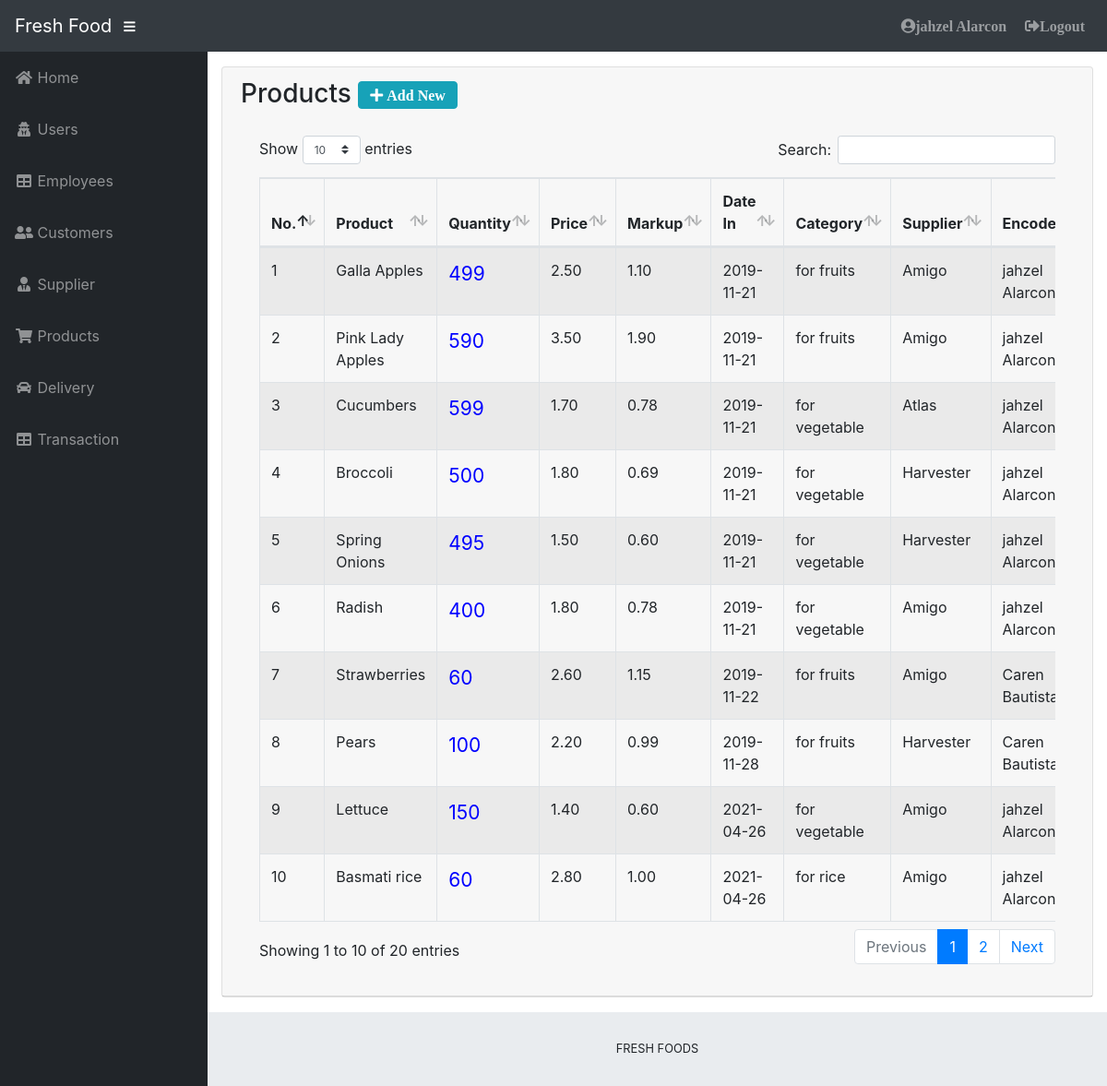
Page /admin/product.php (signed in) on the earlier database version.
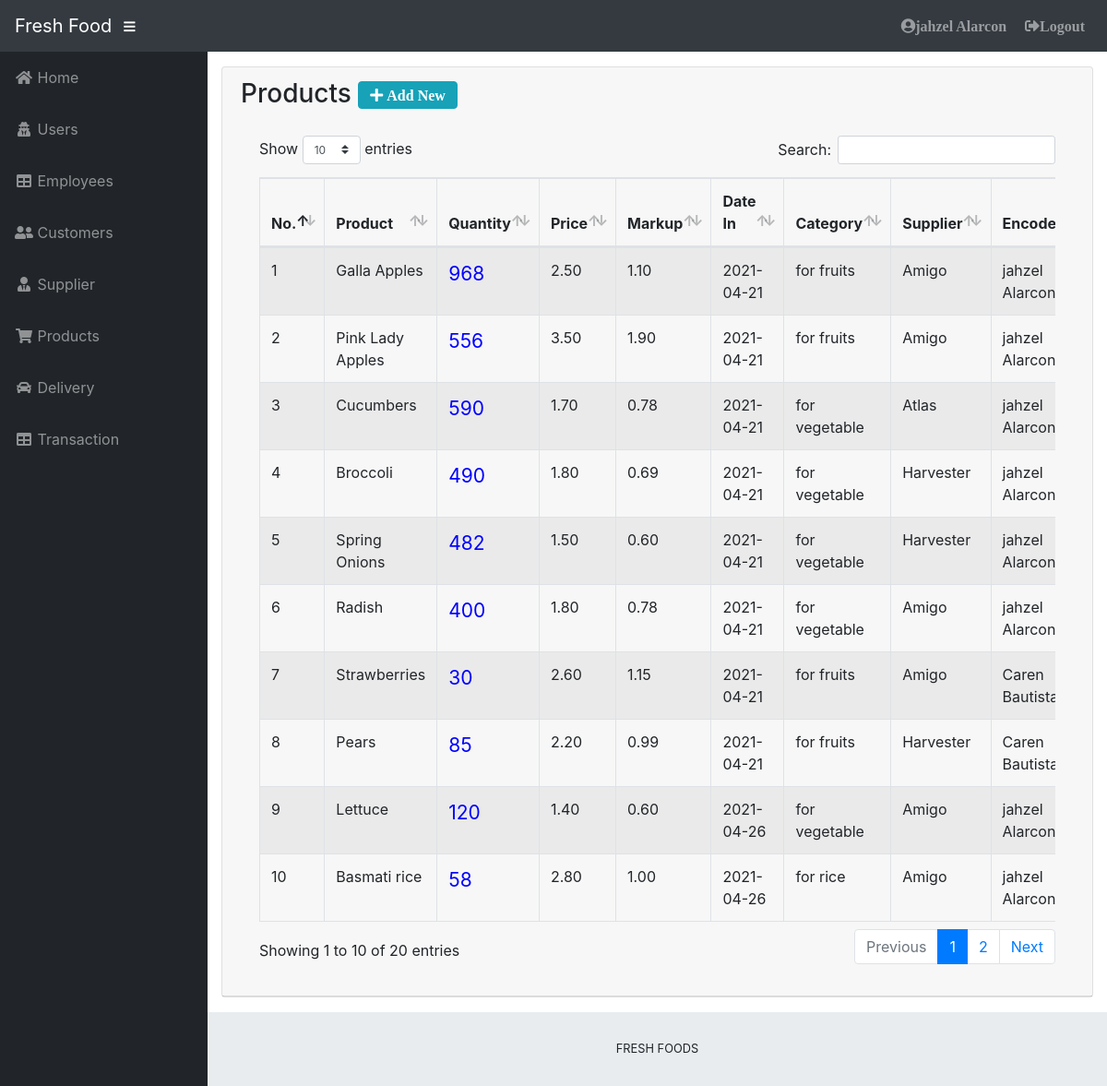
Same page on the later database version.
### tables this page shows
CREATE TABLE `tblproducts` (
  `product_id` int(11) NOT NULL,
  `product_name` varchar(50) NOT NULL,
  `quantity` int(11) NOT NULL DEFAULT 1,
  `price` decimal(6,2) NOT NULL,
  `profit` decimal(15,2) NOT NULL,
  `date_in` varchar(50) NOT NULL,
  `category_id` int(11) NOT NULL,
  `supplier_id` int(11) NOT NULL,
  `user_id` int(11) NOT NULL,
  `product_code` varchar(11) NOT NULL,
  `status` varchar(200) NOT NULL,
  `imagepath` varchar(200) DEFAULT NULL
);

CREATE TABLE `tblcategory` (
  `category_id` int(11) NOT NULL,
  `category` varchar(200) NOT NULL
);

CREATE TABLE `tblsupplier` (
  `supplier_id` int(11) NOT NULL,
  `supplier_name` varchar(30) NOT NULL,
  `contact` varchar(50) NOT NULL,
  `email` varchar(20) NOT NULL,
  `address` text NOT NULL
);

### admin/product.php (the view, shortened to what this page needs)
<?php
if(!isset($_SESSION["userid"])){
 header("Location: login.php");
}else{
include('../includes/connection.php');
include 'theme/header.php';
include 'theme/sidebar.php';
?>
<div class="card mb-3">
            <div class="card-header">
              <h3>Products <a href="productadd.php" type="button" class="btn btn-info fas fa-plus"> Add New</a></h3>
            <div class="card-body">
              <div class="table-responsive">
                            <table class="table table-bordered table-hover table-striped" id="dataTable" width="100%" cellspacing="0">
                                <thead>
                                    <tr>
                                        <th>No.</th>
                                        <th>Product</th>
                                        <th>Quantity</th>
                                        <th>Price</th>
                                        <th>Markup</th>
                                        <th>Date In</th>
                                        <th>Category</th>
                                        <th>Supplier</th>
                                        <th>Encoder</th>
                                    </tr>
                                </thead>
                                <tbody>
                                  <?php
                $query = 'SELECT *,category,supplier_name,concat(d.`fname`," ",d.`lname`)as name FROM tblproducts a inner join tblcategory b inner join tblsupplier c inner join tblusers d on a.`category_id` = b.`category_id` and a.`supplier_id` = c.`supplier_id` and a.`user_id` = d.`user_id`';
                    $result = mysqli_query($db, $query) or die (mysqli_error($db));
                        while ($row = mysqli_fetch_assoc($result)) {
                            echo '<tr>';
                            echo '<td>'. $row['product_id'].'</td>';
                            echo '<td> '.$row['product_name'].'</td>';
 echo '<td><a title="Update Quantity" href="updatequantity.php?id='. $row['product_code'].'" style="color: blue;font-size: 21px">'. $row['quantity'].' </a></td>';
                            echo '<td>'. $row['price'].'</td>';
                            echo '<td>'. $row['profit'].'</td>';
                            echo '<td>'. $row['date_in'].'</td>';
                            echo '<td>'. $row['category'].'</td>';
                            echo '<td>'. $row['supplier_name'].'</td>';
                            echo '<td>'. $row['name'].'</td>';
                            echo '</tr> ';
                }
            ?>
                                </tbody>
                            </table>
                        </div>
            </div>
          </div>
</div>
        </div>
<?php include 'theme/footer.php'; }?>

Differences in the rows shown:
changed tblproducts "Galla Apples": quantity "499" → "968"; date_in "2019-11-21" → "2021-04-21"
changed tblproducts "Pink Lady Apples": quantity "590" → "556"; date_in "2019-11-21" → "2021-04-21"
changed tblproducts "Strawberries": quantity "60" → "30"; date_in "2019-11-22" → "2021-04-21"
changed tblproducts "Pears": quantity "100" → "85"; date_in "2019-11-28" → "2021-04-21"
changed tblproducts "Basmati rice": quantity "60" → "58"
changed tblproducts "Cucumbers": quantity "599" → "590"; date_in "2019-11-21" → "2021-04-21"
changed tblproducts "Broccoli": quantity "500" → "490"; date_in "2019-11-21" → "2021-04-21"
changed tblproducts "Spring Onions": quantity "495" → "482"; date_in "2019-11-21" → "2021-04-21"
changed tblproducts "Radish": date_in "2019-11-21" → "2021-04-21"
changed tblproducts "Lettuce": quantity "150" → "120"
